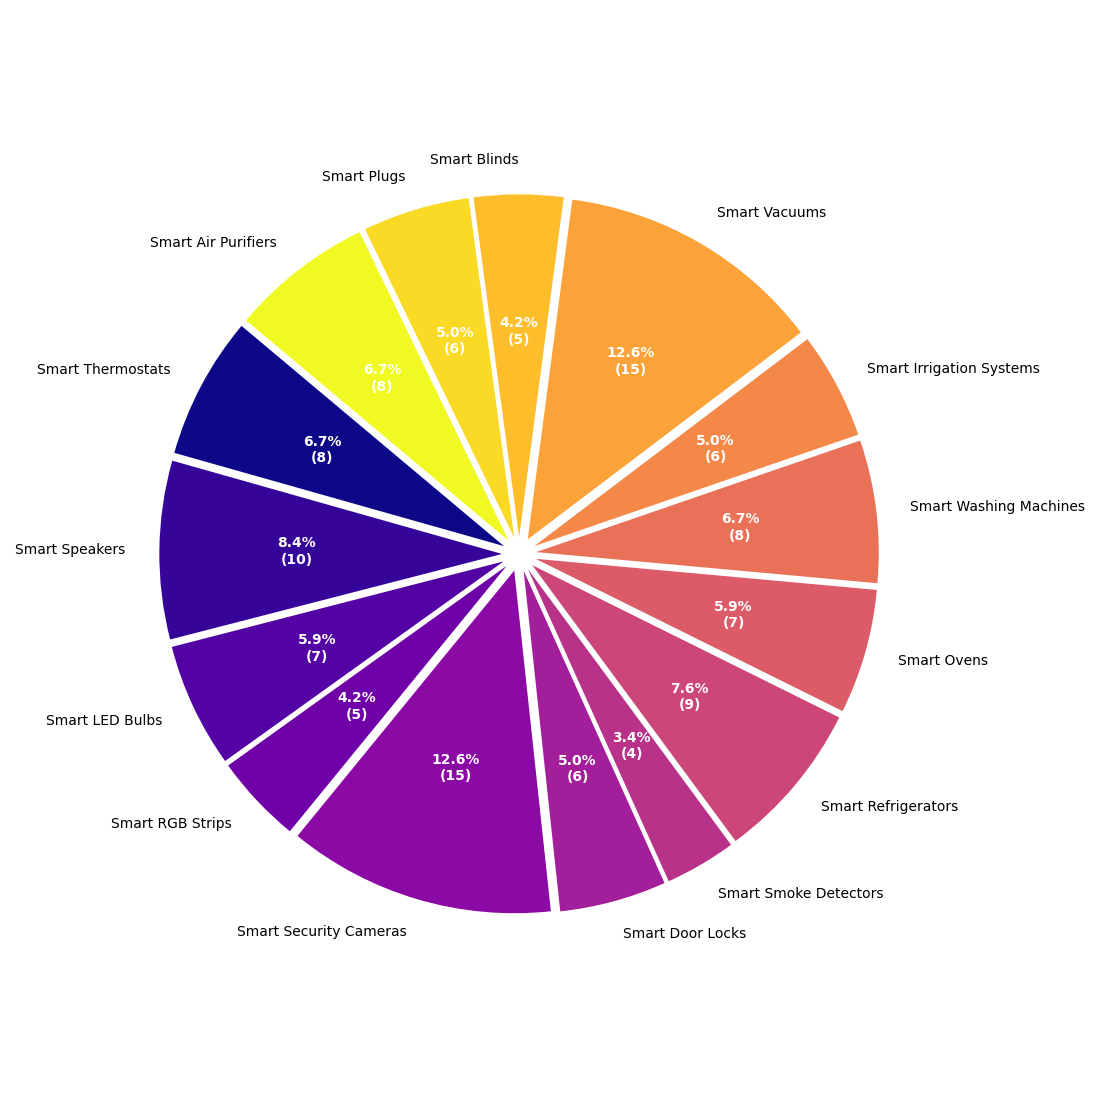

Reproduce this figure in Python.
import matplotlib.pyplot as plt
import numpy as np

# Define the data
labels = [
    'Smart Thermostats', 'Smart Speakers', 'Smart LED Bulbs', 
    'Smart RGB Strips', 'Smart Security Cameras', 'Smart Door Locks', 
    'Smart Smoke Detectors', 'Smart Refrigerators', 'Smart Ovens', 
    'Smart Washing Machines', 'Smart Irrigation Systems', 'Smart Vacuums',
    'Smart Blinds', 'Smart Plugs', 'Smart Air Purifiers'
]
sizes = [8, 10, 7, 5, 15, 6, 4, 9, 7, 8, 6, 15, 5, 6, 8]

colors = plt.cm.plasma(np.linspace(0, 1, len(labels)))

fig, ax = plt.subplots(figsize=(11, 11), subplot_kw=dict(aspect="equal"))

wedges, texts, autotexts = ax.pie(
    sizes, 
    labels=labels, 
    colors=colors, 
    autopct=lambda pct: '{:.1f}%\n({:d})'.format(pct, int(np.round(pct/100.*np.sum(sizes)))),
    startangle=140, 
    explode=[0.05]*len(labels)
)

ax.axis('equal')

for autotext in autotexts:
    autotext.set_color('white')
    autotext.set_size(10)
    autotext.set_weight('bold')

plt.tight_layout()
plt.show()
